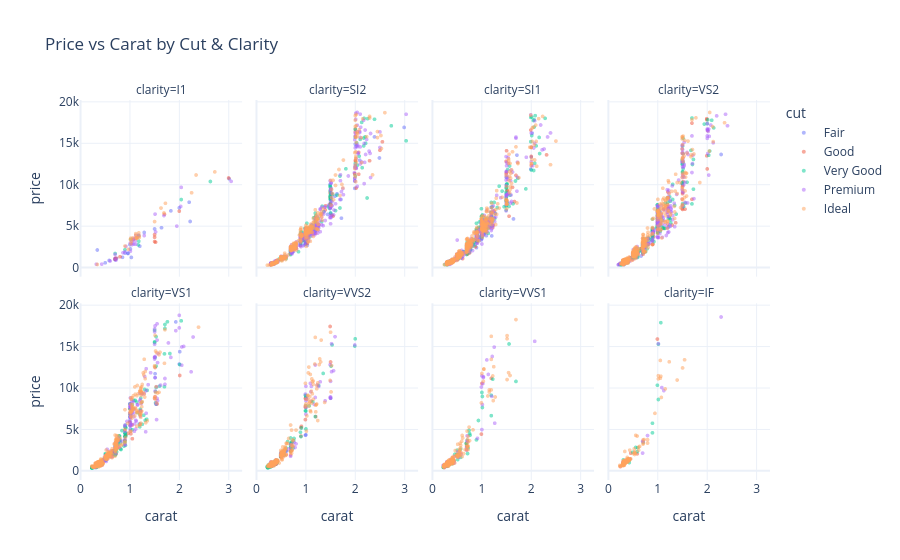

Write notebook code for a chart like this one.
### Markdown cell above
### 7.7 Facet Grid (Small Multiples)

### Code cell
# ── Plotly Facet Scatter ──────────────────────────────────────────────────
fig = px.scatter(
    px_df,
    x='carat', y='price',
    color='cut',
    facet_col='clarity',       # one panel per clarity grade
    facet_col_wrap=4,          # wrap after 4 panels
    title='Price vs Carat by Cut & Clarity',
    opacity=0.5,
    template='plotly_white',
    category_orders={'cut': cut_order,
                     'clarity': clarity_order}
)
fig.update_traces(marker_size=4)
fig.show()

### Figure 1 — Plotly figure (JSON) as saved in the notebook; plotly's stock layout.template omitted (floating-point values rounded to 4 significant figures; data arrays with more than 128 entries replaced by an {"elided": "..."} marker saying what was removed)
{"data": [{"hovertemplate": "cut=Fair<br>clarity=I1<br>carat=%{x}<br>price=%{y}<extra></extra>", "legendgroup": "Fair", "marker": {"color": "#636efa", "opacity": 0.5, "size": 4, "symbol": "circle"}, "mode": "markers", "name": "Fair", "showlegend": true, "type": "scattergl", "x": [0.34, 0.58, 0.9, 0.7, 0.73, 1.03, 1.29, 0.7, 1.01, 0.5, 2.0, 2.22, 0.96, 0.85, 0.7, 2.2, 1.64, 0.96, 1.83, 0.7, 1.5, 3.01, 0.7, 1.2, 1.0, 0.7], "xaxis": "x5", "y": [2160, 893, 1786, 1066, 1158, 1262, 4277, 1087, 2287, 613, 7258, 5607, 1739, 1274, 992, 7934, 4849, 1773, 6887, 1001, 4704, 10761, 1115, 2622, 2808, 1069], "yaxis": "y5"}, {"hovertemplate": "cut=Fair<br>clarity=SI2<br>carat=%{x}<br>price=%{y}<extra></extra>", "legendgroup": "Fair", "marker": {"color": "#636efa", "opacity": 0.5, "size": 4, "symbol": "circle"}, "mode": "markers", "name": "Fair", "showlegend": false, "type": "scattergl", "x": [1.26, 0.7, 0.9, 1.0, 1.2, 1.21, 1.0, 1.54, 2.0, 1.51, 2.1, 0.98, 0.73, 1.64, 1.0, 1.01, 1.6, 1.0, 1.05, 1.04, 1.01, 1.45, 0.72, 0.5, 1.72, 0.9, 1.73, 1.0, 2.01, 0.56, 0.7, 1.06, 0.9, 1.0, 1.01, 2.5, 2.4, 2.03, 0.62, 1.0, 1.01, 0.7, 0.71, 2.0, 0.71, 0.92, 2.0, 2.0, 0.9, 0.73, 1.5, 0.69, 3.0, 0.92, 1.51], "xaxis": "x6", "y": [4966, 2075, 3062, 4036, 4916, 5028, 4032, 6375, 11355, 6596, 13007, 2777, 1892, 8954, 3443, 3816, 8666, 2875, 3816, 2745, 4538, 6455, 2203, 1141, 8264, 3205, 6007, 3164, 14948, 1389, 1990, 3633, 3104, 3763, 2862, 13278, 15824, 14687, 1410, 3142, 4118, 2394, 2198, 10833, 2002, 3282, 10483, 9610, 2964, 2164, 10080, 1691, 16970, 3282, 8287], "yaxis": "y6"}, {"hovertemplate": "cut=Fair<br>clarity=SI1<br>carat=%{x}<br>price=%{y}<extra></extra>", "legendgroup": "Fair", "marker": {"color": "#636efa", "opacity": 0.5, "size": 4, "symbol": "circle"}, "mode": "markers", "name": "Fair", "showlegend": false, "type": "scattergl", "x": [1.01, 1.52, 1.01, 0.31, 1.02, 0.5, 0.9, 0.4, 1.0, 0.48, 0.75, 1.0, 1.0, 0.7, 0.46, 0.46, 1.1, 2.01, 0.71, 1.01, 1.0, 0.93, 1.21, 1.03, 1.5, 1.0, 1.72, 1.01, 0.9, 0.7, 0.9, 1.09, 0.7, 0.9, 2.03, 0.9, 1.09, 1.0, 1.65, 0.73, 1.0, 0.98, 0.96, 2.0, 0.9], "xaxis": "x7", "y": [5147, 8001, 5385, 618, 4044, 1323, 2438, 857, 4688, 994, 2376, 4704, 3830, 2176, 911, 1003, 3891, 13387, 2300, 4853, 4140, 3750, 3862, 3892, 7912, 3387, 13622, 3546, 3812, 1865, 3743, 5085, 2016, 3387, 16280, 3689, 4273, 4798, 5914, 2032, 5292, 3622, 3299, 11935, 3250], "yaxis": "y7"}, {"hovertemplate": "cut=Fair<br>clarity=VS2<br>carat=%{x}<br>price=%{y}<extra></extra>", "legendgroup": "Fair", "marker": {"color": "#636efa", "opacity": 0.5, "size": 4, "symbol": "circle"}, "mode": "markers", "name": "Fair", "showlegend": false, "type": "scattergl", "x": [1.0, 0.78, 1.01, 0.51, 1.5, 1.01, 0.7, 0.3, 1.01, 0.7, 0.5, 2.29, 1.0, 0.3, 0.5, 0.67, 1.5], "xaxis": "x8", "y": [5484, 2691, 5797, 1602, 12787, 5784, 2762, 776, 5294, 1814, 1323, 13701, 4838, 729, 1122, 1436, 10206], "yaxis": "y8"}, {"hovertemplate": "cut=Fair<br>clarity=VS1<br>carat=%{x}<br>price=%{y}<extra></extra>", "legendgroup": "Fair", "marker": {"color": "#636efa", "opacity": 0.5, "size": 4, "symbol": "circle"}, "mode": "markers", "name": "Fair", "showlegend": false, "type": "scattergl", "x": [0.5, 1.0, 0.3, 1.0, 1.01, 2.0, 0.58, 0.5, 0.9, 1.93, 1.51, 1.51, 0.41, 1.0, 1.01, 2.01, 0.7], "xaxis": "x", "y": [1234, 5460, 673, 6115, 5062, 12907, 1701, 1348, 4183, 17995, 11739, 11263, 735, 5833, 4864, 14402, 2381], "yaxis": "y"}, {"hovertemplate": "cut=Fair<br>clarity=VVS2<br>carat=%{x}<br>price=%{y}<extra></extra>", "legendgroup": "Fair", "marker": {"color": "#636efa", "opacity": 0.5, "size": 4, "symbol": "circle"}, "mode": "markers", "name": "Fair", "showlegend": false, "type": "scattergl", "x": [0.35, 0.74, 1.01, 0.41, 1.0, 0.4, 0.33], "xaxis": "x2", "y": [738, 2959, 4355, 833, 4312, 1069, 922], "yaxis": "y2"}, {"hovertemplate": "cut=Fair<br>clarity=VVS1<br>carat=%{x}<br>price=%{y}<extra></extra>", "legendgroup": "Fair", "marker": {"color": "#636efa", "opacity": 0.5, "size": 4, "symbol": "circle"}, "mode": "markers", "name": "Fair", "showlegend": false, "type": "scattergl", "x": [0.5], "xaxis": "x3", "y": [1792], "yaxis": "y3"}, {"hovertemplate": "cut=Good<br>clarity=I1<br>carat=%{x}<br>price=%{y}<extra></extra>", "legendgroup": "Good", "marker": {"color": "#EF553B", "opacity": 0.5, "size": 4, "symbol": "circle"}, "mode": "markers", "name": "Good", "showlegend": true, "type": "scattergl", "x": [0.7, 1.5, 1.07, 3.0, 1.5, 1.7, 0.72, 0.8, 1.52, 0.7, 1.5, 2.0], "xaxis": "x5", "y": [1040, 3179, 3415, 10863, 3696, 6474, 1166, 1350, 3105, 1134, 4022, 6854], "yaxis": "y5"}, {"hovertemplate": "cut=Good<br>clarity=SI2<br>carat=%{x}<br>price=%{y}<extra></extra>", "legendgroup": "Good", "marker": {"color": "#EF553B", "opacity": 0.5, "size": 4, "symbol": "circle"}, "mode": "markers", "name": "Good", "showlegend": false, "type": "scattergl", "x": [1.0, 1.01, 0.96, 2.08, 0.41, 1.01, 1.02, 0.92, 0.57, 1.01, 0.3, 0.41, 1.0, 1.56, 1.4, 0.71, 1.21, 0.31, 0.34, 1.01, 0.9, 1.01, 2.56, 2.08, 2.03, 1.5, 0.7, 0.9, 1.04, 0.7, 0.43, 1.05, 0.8, 1.01, 2.51, 2.3, 1.22, 1.0, 0.96, 1.02, 0.34, 0.9, 1.5, 0.56, 1.41, 2.02, 0.9, 1.51, 2.0, 2.01, 0.78, 2.01, 0.7, 0.71, 1.02, 1.01, 1.0, 0.7, 1.01, 0.59, 1.52, 1.33, 1.0, 1.02, 1.03, 0.92, 1.5, 1.01, 0.51, 0.9, 1.0, 0.9, 1.01, 1.03, 0.4, 1.02, 1.51, 0.5, 0.5, 1.5, 1.53, 1.0, 0.38, 1.01, 0.3, 1.51, 1.0, 0.71, 1.0, 0.95, 0.7, 2.01, 2.01], "xaxis": "x6", "y": [3850, 4072, 3419, 11313, 611, 4413, 3427, 3335, 1214, 4197, 394, 638, 3889, 6246, 6996, 2072, 4192, 462, 447, 3886, 2693, 4805, 15231, 13956, 9651, 7714, 1935, 3595, 2970, 2192, 669, 3898, 2363, 3932, 14209, 12944, 4782, 4081, 3548, 3773, 477, 3116, 7722, 1258, 7501, 12927, 3267, 7695, 11400, 12964, 2379, 16410, 2109, 2015, 3633, 3852, 3265, 2062, 4211, 1327, 8868, 6152, 3528, 4238, 3607, 3936, 9072, 4234, 1060, 3139, 4312, 3534, 4242, 3743, 720, 4633, 7314, 1077, 1101, 8518, 6368, 4386, 547, 3959, 351, 9343, 3874, 1960, 3941, 3750, 2229, 16776, 15888], "yaxis": "y6"}, {"hovertemplate": "cut=Good<br>clarity=SI1<br>carat=%{x}<br>price=%{y}<extra></extra>", "legendgroup": "Good", "marker": {"color": "#EF553B", "opacity": 0.5, "size": 4, "symbol": "circle"}, "mode": "markers", "name": "Good", "showlegend": false, "type": "scattergl", "x": {"elided": "138 float values"}, "xaxis": "x7", "y": {"elided": "138 int values"}, "yaxis": "y7"}, {"hovertemplate": "cut=Good<br>clarity=VS2<br>carat=%{x}<br>price=%{y}<extra></extra>", "legendgroup": "Good", "marker": {"color": "#EF553B", "opacity": 0.5, "size": 4, "symbol": "circle"}, "mode": "markers", "name": "Good", "showlegend": false, "type": "scattergl", "x": [0.31, 0.53, 1.21, 0.4, 0.9, 0.71, 2.01, 1.2, 1.52, 1.12, 1.0, 0.5, 1.12, 0.41, 2.0, 1.37, 0.31, 0.7, 0.5, 1.3, 1.51, 0.5, 1.51, 0.52, 0.71, 1.01, 1.5, 0.91, 0.31, 0.52, 1.56, 0.4, 0.61, 1.2, 0.7, 2.02, 0.3, 1.5, 0.7, 1.01, 1.51, 0.91, 1.0, 1.01, 0.71, 1.01, 1.2, 2.0, 0.31, 0.9, 0.5, 0.76, 0.92, 1.21, 0.9, 1.7, 0.91, 1.0, 0.51, 0.51, 0.67, 1.01, 1.01, 1.0, 0.71, 1.22, 1.51, 0.7, 0.82, 0.41, 0.67, 1.01, 1.51, 1.5, 0.38, 0.23, 2.0, 0.74, 0.44, 0.71, 1.07, 0.72, 1.01, 1.0, 1.7, 0.5, 1.01, 0.9, 1.51, 0.5, 0.5], "xaxis": "x8", "y": [489, 1395, 9176, 891, 4466, 1644, 11954, 7380, 10428, 4766, 6279, 1436, 7051, 910, 18023, 5449, 544, 3033, 1339, 5175, 10000, 963, 7577, 1576, 2772, 6221, 7177, 4125, 489, 1605, 7094, 827, 1821, 6720, 2330, 16593, 616, 13853, 2591, 5599, 7062, 2863, 5500, 6999, 2788, 6221, 7666, 13542, 489, 2822, 1415, 3249, 3785, 5290, 3801, 8282, 4309, 5174, 1831, 1781, 2309, 4239, 6288, 6841, 2029, 7201, 8951, 3561, 2805, 729, 2309, 4489, 9821, 8316, 809, 447, 17898, 1912, 1238, 2836, 4602, 2068, 5817, 6050, 17485, 1348, 4959, 4309, 9116, 1410, 1316], "yaxis": "y8"}, {"hovertemplate": "cut=Good<br>clarity=VS1<br>carat=%{x}<br>price=%{y}<extra></extra>", "legendgroup": "Good", "marker": {"color": "#EF553B", "opacity": 0.5, "size": 4, "symbol": "circle"}, "mode": "markers", "name": "Good", "showlegend": false, "type": "scattergl", "x": [0.61, 0.67, 0.9, 0.96, 1.01, 0.3, 1.24, 0.45, 0.41, 0.56, 1.05, 0.9, 0.23, 0.91, 0.44, 0.66, 1.0, 0.7, 0.4, 0.31, 0.65, 0.73, 0.43, 0.65, 1.02, 0.37, 0.3, 2.01, 0.91, 1.0, 0.32, 0.45, 0.3, 0.3, 0.7, 0.74, 0.23, 0.24, 0.53, 0.46, 0.31, 0.9, 0.52, 0.31, 1.0, 1.51, 0.32, 0.39, 0.72, 0.34, 1.51, 0.28, 0.45, 0.32, 1.05, 0.49, 1.55, 0.67, 1.01, 1.5], "xaxis": "x", "y": [1785, 2479, 3669, 4535, 5515, 568, 9405, 1012, 954, 1712, 5555, 4898, 373, 4298, 694, 2055, 6822, 2782, 945, 457, 1744, 3471, 931, 2406, 4478, 818, 473, 11526, 4284, 7500, 548, 1262, 526, 605, 2367, 2824, 376, 383, 1591, 1228, 476, 3666, 1594, 544, 5906, 12489, 645, 616, 2048, 689, 8975, 470, 1154, 628, 3881, 1430, 8076, 2293, 7955, 8736], "yaxis": "y"}, {"hovertemplate": "cut=Good<br>clarity=VVS2<br>carat=%{x}<br>price=%{y}<extra></extra>", "legendgroup": "Good", "marker": {"color": "#EF553B", "opacity": 0.5, "size": 4, "symbol": "circle"}, "mode": "markers", "name": "Good", "showlegend": false, "type": "scattergl", "x": [1.01, 1.5, 0.33, 0.5, 0.23, 0.25, 0.5, 1.21, 0.7, 0.41, 0.31, 1.12, 0.7, 0.91, 0.4, 0.5, 0.5, 0.39, 0.41, 0.51, 0.91, 0.31, 0.92, 0.3, 0.51, 0.29, 1.0, 0.41, 1.0, 0.3, 0.31, 1.0, 0.3, 0.7, 1.51, 0.71, 0.6, 0.61], "xaxis": "x2", "y": [8752, 17449, 579, 1715, 452, 462, 1858, 6559, 2394, 1064, 907, 8430, 2767, 4205, 823, 1991, 1715, 1058, 827, 1800, 5225, 802, 5390, 684, 1942, 617, 7692, 1060, 6194, 684, 802, 8750, 605, 1922, 13155, 2428, 2511, 1976], "yaxis": "y2"}, {"hovertemplate": "cut=Good<br>clarity=VVS1<br>carat=%{x}<br>price=%{y}<extra></extra>", "legendgroup": "Good", "marker": {"color": "#EF553B", "opacity": 0.5, "size": 4, "symbol": "circle"}, "mode": "markers", "name": "Good", "showlegend": false, "type": "scattergl", "x": [0.45, 0.7, 0.31, 0.3, 0.7, 0.36, 0.31, 0.26, 0.23, 1.2, 1.0, 0.31, 0.24, 0.23, 0.25, 0.4, 0.3, 0.4, 0.3, 1.01], "xaxis": "x3", "y": [1240, 3310, 849, 684, 3018, 923, 612, 554, 458, 11182, 4445, 816, 552, 462, 401, 1088, 848, 1145, 789, 10567], "yaxis": "y3"}, {"hovertemplate": "cut=Good<br>clarity=IF<br>carat=%{x}<br>price=%{y}<extra></extra>", "legendgroup": "Good", "marker": {"color": "#EF553B", "opacity": 0.5, "size": 4, "symbol": "circle"}, "mode": "markers", "name": "Good", "showlegend": false, "type": "scattergl", "x": [0.45, 0.46, 0.59, 1.0, 0.25], "xaxis": "x4", "y": [1437, 2139, 2053, 15928, 512], "yaxis": "y4"}, {"hovertemplate": "cut=Very Good<br>clarity=I1<br>carat=%{x}<br>price=%{y}<extra></extra>", "legendgroup": "Very Good", "marker": {"color": "#00cc96", "opacity": 0.5, "size": 4, "symbol": "circle"}, "mode": "markers", "name": "Very Good", "showlegend": true, "type": "scattergl", "x": [0.7, 1.17, 2.63, 1.02, 0.9, 1.18, 1.18, 2.04], "xaxis": "x5", "y": [1736, 2774, 10437, 3455, 2199, 3894, 3219, 8257], "yaxis": "y5"}, {"hovertemplate": "cut=Very Good<br>clarity=SI2<br>carat=%{x}<br>price=%{y}<extra></extra>", "legendgroup": "Very Good", "marker": {"color": "#00cc96", "opacity": 0.5, "size": 4, "symbol": "circle"}, "mode": "markers", "name": "Very Good", "showlegend": false, "type": "scattergl", "x": {"elided": "205 float values"}, "xaxis": "x6", "y": {"elided": "205 int values"}, "yaxis": "y6"}, {"hovertemplate": "cut=Very Good<br>clarity=SI1<br>carat=%{x}<br>price=%{y}<extra></extra>", "legendgroup": "Very Good", "marker": {"color": "#00cc96", "opacity": 0.5, "size": 4, "symbol": "circle"}, "mode": "markers", "name": "Very Good", "showlegend": false, "type": "scattergl", "x": {"elided": "328 float values"}, "xaxis": "x7", "y": {"elided": "328 int values"}, "yaxis": "y7"}, {"hovertemplate": "cut=Very Good<br>clarity=VS2<br>carat=%{x}<br>price=%{y}<extra></extra>", "legendgroup": "Very Good", "marker": {"color": "#00cc96", "opacity": 0.5, "size": 4, "symbol": "circle"}, "mode": "markers", "name": "Very Good", "showlegend": false, "type": "scattergl", "x": {"elided": "258 float values"}, "xaxis": "x8", "y": {"elided": "258 int values"}, "yaxis": "y8"}, {"hovertemplate": "cut=Very Good<br>clarity=VS1<br>carat=%{x}<br>price=%{y}<extra></extra>", "legendgroup": "Very Good", "marker": {"color": "#00cc96", "opacity": 0.5, "size": 4, "symbol": "circle"}, "mode": "markers", "name": "Very Good", "showlegend": false, "type": "scattergl", "x": {"elided": "185 float values"}, "xaxis": "x", "y": {"elided": "185 int values"}, "yaxis": "y"}, {"hovertemplate": "cut=Very Good<br>clarity=VVS2<br>carat=%{x}<br>price=%{y}<extra></extra>", "legendgroup": "Very Good", "marker": {"color": "#00cc96", "opacity": 0.5, "size": 4, "symbol": "circle"}, "mode": "markers", "name": "Very Good", "showlegend": false, "type": "scattergl", "x": [0.23, 0.75, 0.3, 0.24, 0.5, 0.51, 0.41, 0.32, 0.5, 0.38, 1.51, 0.27, 0.3, 0.3, 0.26, 0.55, 0.5, 0.35, 0.24, 0.91, 0.4, 0.7, 0.29, 0.92, 0.77, 0.7, 1.01, 0.23, 0.61, 0.57, 0.33, 2.01, 0.3, 0.31, 1.01, 0.41, 0.23, 1.0, 0.7, 0.31, 0.71, 1.01, 0.27, 0.39, 0.26, 0.29, 1.36, 0.51, 0.3, 0.57, 0.71, 0.3, 0.7, 0.4, 0.25, 1.01, 0.72, 0.73, 0.34, 0.27, 0.28, 0.76, 0.24, 1.27, 1.0, 0.4, 0.26, 0.5, 0.37, 1.54, 0.7, 0.26, 0.51, 1.15, 0.24, 1.2, 0.43, 1.08, 0.35, 0.34, 0.27, 0.23, 0.32, 0.61, 0.5, 1.52, 0.28, 0.3, 0.23, 0.43, 1.01, 0.33, 0.51, 0.28, 0.27, 0.57, 0.28, 1.01, 0.3, 2.0, 0.3, 0.32, 0.64, 0.9, 0.25, 0.25, 0.23, 0.27, 0.24, 0.54, 0.31, 0.33, 0.39, 0.31, 0.25, 0.51, 0.3, 0.43], "xaxis": "x2", "y": [499, 2749, 526, 336, 2052, 1842, 1233, 645, 1838, 1200, 8789, 575, 655, 533, 486, 2312, 1715, 706, 552, 4143, 945, 2394, 600, 5183, 3917, 2848, 8922, 431, 2403, 2290, 806, 15952, 684, 721, 9089, 899, 505, 7260, 3974, 625, 3281, 5067, 620, 817, 486, 466, 11774, 1768, 598, 2469, 3354, 622, 3247, 977, 575, 7665, 3495, 3442, 713, 504, 544, 3640, 478, 10321, 9139, 1017, 769, 2105, 844, 15225, 3052, 440, 2041, 8349, 485, 6558, 976, 7862, 620, 825, 575, 505, 561, 2763, 1838, 12648, 777, 581, 530, 1056, 7234, 981, 1875, 572, 544, 1902, 707, 7885, 878, 15076, 525, 730, 3541, 4668, 500, 575, 485, 445, 449, 2115, 1009, 614, 944, 617, 548, 2211, 743, 1291], "yaxis": "y2"}, {"hovertemplate": "cut=Very Good<br>clarity=VVS1<br>carat=%{x}<br>price=%{y}<extra></extra>", "legendgroup": "Very Good", "marker": {"color": "#00cc96", "opacity": 0.5, "size": 4, "symbol": "circle"}, "mode": "markers", "name": "Very Good", "showlegend": false, "type": "scattergl", "x": [0.32, 0.23, 0.53, 0.72, 0.7, 0.4, 0.23, 0.23, 1.01, 0.3, 0.41, 0.26, 1.2, 1.7, 0.23, 1.56, 0.51, 1.2, 0.71, 0.32, 1.02, 0.52, 0.24, 1.02, 0.69, 0.3, 0.26, 0.31, 0.75, 0.4, 0.44, 0.54, 0.51, 0.25, 0.7, 0.94, 0.23, 0.24, 0.9, 0.24, 0.41, 0.58, 0.73, 0.39, 0.25, 0.76, 0.3, 0.43, 0.26, 0.24, 0.58, 0.23, 0.24, 0.32, 0.32, 0.77, 0.34, 0.35, 0.3, 0.52, 0.3, 0.35, 0.46, 0.5, 0.3, 0.5, 0.24, 1.23, 0.71, 0.36, 0.3], "xaxis": "x3", "y": [730, 434, 1904, 2093, 3276, 1066, 485, 472, 9474, 655, 845, 532, 6672, 10808, 414, 15334, 2005, 9139, 3692, 589, 7657, 1913, 478, 8990, 3323, 552, 597, 571, 4889, 849, 1187, 1846, 2501, 575, 3270, 6088, 518, 492, 3746, 485, 1186, 1636, 2772, 912, 633, 4504, 684, 1207, 657, 521, 2636, 530, 449, 676, 672, 4304, 819, 733, 552, 1363, 684, 966, 1993, 1987, 552, 1843, 485, 11081, 2867, 821, 789], "yaxis": "y3"}, {"hovertemplate": "cut=Very Good<br>clarity=IF<br>carat=%{x}<br>price=%{y}<extra></extra>", "legendgroup": "Very Good", "marker": {"color": "#00cc96", "opacity": 0.5, "size": 4, "symbol": "circle"}, "mode": "markers", "name": "Very Good", "showlegend": false, "type": "scattergl", "x": [0.31, 0.43, 0.31, 0.71, 0.31, 0.4, 0.3, 1.02, 0.56, 0.9, 0.5, 0.43, 0.59, 1.02, 1.0, 0.4, 0.3, 0.6, 0.9, 0.3, 0.31, 1.07], "xaxis": "x4", "y": [914, 998, 944, 3444, 914, 1173, 886, 15306, 2833, 5754, 2238, 1286, 2317, 8624, 10346, 1217, 835, 2800, 4596, 831, 1331, 17909], "yaxis": "y4"}, {"hovertemplate": "cut=Premium<br>clarity=I1<br>carat=%{x}<br>price=%{y}<extra></extra>", "legendgroup": "Premium", "marker": {"color": "#ab63fa", "opacity": 0.5, "size": 4, "symbol": "circle"}, "mode": "markers", "name": "Premium", "showlegend": true, "type": "scattergl", "x": [0.86, 0.72, 1.05, 3.05, 1.29, 1.01, 0.6, 1.11, 2.03, 0.7, 1.95, 0.9, 1.16, 1.69, 2.04, 1.18, 1.04, 1.52, 1.11, 1.12, 1.12, 0.7, 0.43, 0.92, 1.08, 0.32, 1.51, 1.07, 1.01, 1.04], "xaxis": "x5", "y": [1828, 945, 2964, 10453, 3901, 2017, 835, 3589, 7421, 1621, 5045, 1939, 3711, 6320, 9727, 3965, 2801, 4345, 3263, 3942, 2854, 1138, 452, 2607, 2869, 444, 6494, 3547, 3014, 3261], "yaxis": "y5"}, {"hovertemplate": "cut=Premium<br>clarity=SI2<br>carat=%{x}<br>price=%{y}<extra></extra>", "legendgroup": "Premium", "marker": {"color": "#ab63fa", "opacity": 0.5, "size": 4, "symbol": "circle"}, "mode": "markers", "name": "Premium", "showlegend": false, "type": "scattergl", "x": {"elided": "300 float values"}, "xaxis": "x6", "y": {"elided": "300 int values"}, "yaxis": "y6"}, {"hovertemplate": "cut=Premium<br>clarity=SI1<br>carat=%{x}<br>price=%{y}<extra></extra>", "legendgroup": "Premium", "marker": {"color": "#ab63fa", "opacity": 0.5, "size": 4, "symbol": "circle"}, "mode": "markers", "name": "Premium", "showlegend": false, "type": "scattergl", "x": {"elided": "361 float values"}, "xaxis": "x7", "y": {"elided": "361 int values"}, "yaxis": "y7"}, {"hovertemplate": "cut=Premium<br>clarity=VS2<br>carat=%{x}<br>price=%{y}<extra></extra>", "legendgroup": "Premium", "marker": {"color": "#ab63fa", "opacity": 0.5, "size": 4, "symbol": "circle"}, "mode": "markers", "name": "Premium", "showlegend": false, "type": "scattergl", "x": {"elided": "341 float values"}, "xaxis": "x8", "y": {"elided": "341 int values"}, "yaxis": "y8"}, {"hovertemplate": "cut=Premium<br>clarity=VS1<br>carat=%{x}<br>price=%{y}<extra></extra>", "legendgroup": "Premium", "marker": {"color": "#ab63fa", "opacity": 0.5, "size": 4, "symbol": "circle"}, "mode": "markers", "name": "Premium", "showlegend": false, "type": "scattergl", "x": {"elided": "232 float values"}, "xaxis": "x", "y": {"elided": "232 int values"}, "yaxis": "y"}, {"hovertemplate": "cut=Premium<br>clarity=VVS2<br>carat=%{x}<br>price=%{y}<extra></extra>", "legendgroup": "Premium", "marker": {"color": "#ab63fa", "opacity": 0.5, "size": 4, "symbol": "circle"}, "mode": "markers", "name": "Premium", "showlegend": false, "type": "scattergl", "x": [0.7, 0.62, 1.3, 0.33, 1.01, 1.18, 0.32, 1.12, 0.35, 0.31, 0.33, 1.27, 0.51, 1.5, 1.51, 0.39, 0.52, 0.41, 1.5, 0.5, 0.37, 0.3, 1.51, 1.02, 1.03, 0.41, 1.01, 0.5, 0.3, 0.4, 0.51, 1.53, 0.31, 0.4, 0.36, 0.32, 1.24, 0.4, 1.53, 0.33, 0.4, 0.28, 0.5, 0.34, 0.81, 0.33, 0.5, 1.51, 0.31, 0.56, 0.67, 1.11, 0.72, 1.6, 0.54, 0.79, 0.32, 0.32, 0.3, 1.1, 1.0, 0.5, 1.2, 0.33, 2.0, 0.41, 0.3, 0.51, 0.7, 1.01, 1.0, 0.32, 0.31, 0.41, 0.3, 0.33, 1.57, 0.77, 0.4, 1.2, 0.33, 1.01, 0.28, 0.43, 1.51, 0.37, 0.41, 0.32, 0.3, 0.31, 1.4], "xaxis": "x2", "y": [1764, 2399, 10763, 965, 6843, 8025, 561, 10211, 706, 802, 743, 10203, 1974, 12821, 8770, 1129, 2012, 1295, 8870, 1909, 746, 878, 8930, 8774, 8623, 1115, 10221, 1838, 675, 1323, 2087, 11982, 707, 988, 983, 730, 10388, 877, 15365, 752, 1088, 780, 1814, 1052, 3266, 854, 2016, 10817, 698, 2290, 2658, 9548, 3105, 16215, 1786, 2827, 773, 936, 1099, 10577, 7762, 2160, 8870, 1052, 15214, 1192, 878, 2203, 3210, 7665, 9274, 936, 802, 999, 1013, 965, 12098, 3450, 1050, 12787, 741, 8470, 646, 1238, 8770, 1010, 951, 936, 878, 837, 8467], "yaxis": "y2"}, {"hovertemplate": "cut=Premium<br>clarity=VVS1<br>carat=%{x}<br>price=%{y}<extra></extra>", "legendgroup": "Premium", "marker": {"color": "#ab63fa", "opacity": 0.5, "size": 4, "symbol": "circle"}, "mode": "markers", "name": "Premium", "showlegend": false, "type": "scattergl", "x": [0.7, 0.45, 0.3, 1.0, 0.7, 1.26, 0.23, 0.3, 0.24, 0.38, 0.25, 0.52, 0.34, 0.33, 0.31, 0.37, 0.31, 0.25, 0.33, 0.45, 0.3, 1.11, 0.33, 0.3, 0.32, 0.38, 0.43, 0.72, 0.33, 0.3, 0.3, 0.26, 0.7, 0.33, 2.08, 0.39, 0.3, 0.92, 0.34, 0.23, 0.39, 0.26, 1.22, 1.03, 0.31, 1.27, 0.35, 1.01, 1.01, 0.43, 0.39, 0.26, 0.54, 0.42, 0.38, 1.14, 0.44, 1.21, 0.71, 0.59, 0.4, 0.71, 0.43, 0.57, 0.41, 1.04, 0.33, 1.02, 1.04], "xaxis": "x3", "y": [2513, 1013, 1013, 10134, 2536, 14952, 680, 1013, 668, 1400, 740, 2302, 803, 1114, 786, 874, 732, 450, 1114, 1736, 1114, 13405, 1052, 1013, 910, 1200, 1207, 3566, 868, 552, 945, 600, 2840, 984, 15654, 1300, 789, 3932, 1071, 680, 990, 769, 13824, 10546, 942, 5761, 798, 4989, 11480, 1264, 1053, 600, 1637, 1179, 1267, 11654, 926, 9003, 4234, 1982, 1017, 3604, 1207, 2172, 1356, 11382, 868, 8005, 11279], "yaxis": "y3"}, {"hovertemplate": "cut=Premium<br>clarity=IF<br>carat=%{x}<br>price=%{y}<extra></extra>", "legendgroup": "Premium", "marker": {"color": "#ab63fa", "opacity": 0.5, "size": 4, "symbol": "circle"}, "mode": "markers", "name": "Premium", "showlegend": false, "type": "scattergl", "x": [0.7, 0.31, 0.3, 0.3, 0.7, 0.71, 0.36, 0.8, 0.3, 0.3, 0.33, 0.39, 0.31, 0.31, 2.29, 0.43, 0.42, 0.33, 1.02, 1.09, 0.3, 0.33, 1.13], "xaxis": "x4", "y": [2150, 988, 956, 947, 3591, 3545, 1074, 4268, 810, 956, 1207, 1300, 977, 816, 18594, 1433, 1389, 1129, 15370, 10065, 1085, 984, 9698], "yaxis": "y4"}, {"hovertemplate": "cut=Ideal<br>clarity=I1<br>carat=%{x}<br>price=%{y}<extra></extra>", "legendgroup": "Ideal", "marker": {"color": "#FFA15A", "opacity": 0.5, "size": 4, "symbol": "circle"}, "mode": "markers", "name": "Ideal", "showlegend": true, "type": "scattergl", "x": [0.97, 2.72, 0.9, 1.13, 1.03, 1.02, 1.5, 1.12, 2.25, 1.69, 0.34, 1.01, 1.02, 1.12, 1.18, 1.06, 1.63, 2.34, 1.19, 1.19, 1.15, 1.72, 1.13, 1.13], "xaxis": "x5", "y": [2239, 11594, 2634, 3678, 3230, 2925, 5593, 4139, 9072, 6636, 413, 3439, 3599, 3945, 4229, 3609, 7229, 11221, 3665, 3864, 3606, 7802, 3542, 3607], "yaxis": "y5"}, {"hovertemplate": "cut=Ideal<br>clarity=SI2<br>carat=%{x}<br>price=%{y}<extra></extra>", "legendgroup": "Ideal", "marker": {"color": "#FFA15A", "opacity": 0.5, "size": 4, "symbol": "circle"}, "mode": "markers", "name": "Ideal", "showlegend": false, "type": "scattergl", "x": {"elided": "273 float values"}, "xaxis": "x6", "y": {"elided": "273 int values"}, "yaxis": "y6"}, {"hovertemplate": "cut=Ideal<br>clarity=SI1<br>carat=%{x}<br>price=%{y}<extra></extra>", "legendgroup": "Ideal", "marker": {"color": "#FFA15A", "opacity": 0.5, "size": 4, "symbol": "circle"}, "mode": "markers", "name": "Ideal", "showlegend": false, "type": "scattergl", "x": {"elided": "405 float values"}, "xaxis": "x7", "y": {"elided": "405 int values"}, "yaxis": "y7"}, {"hovertemplate": "cut=Ideal<br>clarity=VS2<br>carat=%{x}<br>price=%{y}<extra></extra>", "legendgroup": "Ideal", "marker": {"color": "#FFA15A", "opacity": 0.5, "size": 4, "symbol": "circle"}, "mode": "markers", "name": "Ideal", "showlegend": false, "type": "scattergl", "x": {"elided": "485 float values"}, "xaxis": "x8", "y": {"elided": "485 int values"}, "yaxis": "y8"}, {"hovertemplate": "cut=Ideal<br>clarity=VS1<br>carat=%{x}<br>price=%{y}<extra></extra>", "legendgroup": "Ideal", "marker": {"color": "#FFA15A", "opacity": 0.5, "size": 4, "symbol": "circle"}, "mode": "markers", "name": "Ideal", "showlegend": false, "type": "scattergl", "x": {"elided": "375 float values"}, "xaxis": "x", "y": {"elided": "375 int values"}, "yaxis": "y"}, {"hovertemplate": "cut=Ideal<br>clarity=VVS2<br>carat=%{x}<br>price=%{y}<extra></extra>", "legendgroup": "Ideal", "marker": {"color": "#FFA15A", "opacity": 0.5, "size": 4, "symbol": "circle"}, "mode": "markers", "name": "Ideal", "showlegend": false, "type": "scattergl", "x": {"elided": "239 float values"}, "xaxis": "x2", "y": {"elided": "239 int values"}, "yaxis": "y2"}, {"hovertemplate": "cut=Ideal<br>clarity=VVS1<br>carat=%{x}<br>price=%{y}<extra></extra>", "legendgroup": "Ideal", "marker": {"color": "#FFA15A", "opacity": 0.5, "size": 4, "symbol": "circle"}, "mode": "markers", "name": "Ideal", "showlegend": false, "type": "scattergl", "x": {"elided": "192 float values"}, "xaxis": "x3", "y": {"elided": "192 int values"}, "yaxis": "y3"}, {"hovertemplate": "cut=Ideal<br>clarity=IF<br>carat=%{x}<br>price=%{y}<extra></extra>", "legendgroup": "Ideal", "marker": {"color": "#FFA15A", "opacity": 0.5, "size": 4, "symbol": "circle"}, "mode": "markers", "name": "Ideal", "showlegend": false, "type": "scattergl", "x": {"elided": "134 float values"}, "xaxis": "x4", "y": {"elided": "134 int values"}, "yaxis": "y4"}], "layout": {"annotations": [{"font": {}, "showarrow": false, "text": "clarity=VS1", "x": 0.1175, "xanchor": "center", "xref": "paper", "y": 0.465, "yanchor": "bottom", "yref": "paper"}, {"font": {}, "showarrow": false, "text": "clarity=VVS2", "x": 0.3725, "xanchor": "center", "xref": "paper", "y": 0.465, "yanchor": "bottom", "yref": "paper"}, {"font": {}, "showarrow": false, "text": "clarity=VVS1", "x": 0.6275, "xanchor": "center", "xref": "paper", "y": 0.465, "yanchor": "bottom", "yref": "paper"}, {"font": {}, "showarrow": false, "text": "clarity=IF", "x": 0.8825, "xanchor": "center", "xref": "paper", "y": 0.465, "yanchor": "bottom", "yref": "paper"}, {"font": {}, "showarrow": false, "text": "clarity=I1", "x": 0.1175, "xanchor": "center", "xref": "paper", "y": 1.0, "yanchor": "bottom", "yref": "paper"}, {"font": {}, "showarrow": false, "text": "clarity=SI2", "x": 0.3725, "xanchor": "center", "xref": "paper", "y": 1.0, "yanchor": "bottom", "yref": "paper"}, {"font": {}, "showarrow": false, "text": "clarity=SI1", "x": 0.6275, "xanchor": "center", "xref": "paper", "y": 1.0, "yanchor": "bottom", "yref": "paper"}, {"font": {}, "showarrow": false, "text": "clarity=VS2", "x": 0.8825, "xanchor": "center", "xref": "paper", "y": 1.0, "yanchor": "bottom", "yref": "paper"}], "legend": {"title": {"text": "cut"}, "tracegroupgap": 0}, "title": {"text": "Price vs Carat by Cut & Clarity"}, "xaxis": {"anchor": "y", "domain": [0, 0.235], "title": {"text": "carat"}}, "xaxis2": {"anchor": "y2", "domain": [0.255, 0.49], "matches": "x", "title": {"text": "carat"}}, "xaxis3": {"anchor": "y3", "domain": [0.51, 0.745], "matches": "x", "title": {"text": "carat"}}, "xaxis4": {"anchor": "y4", "domain": [0.765, 1.0], "matches": "x", "title": {"text": "carat"}}, "xaxis5": {"anchor": "y5", "domain": [0, 0.235], "matches": "x", "showticklabels": false}, "xaxis6": {"anchor": "y6", "domain": [0.255, 0.49], "matches": "x", "showticklabels": false}, "xaxis7": {"anchor": "y7", "domain": [0.51, 0.745], "matches": "x", "showticklabels": false}, "xaxis8": {"anchor": "y8", "domain": [0.765, 1.0], "matches": "x", "showticklabels": false}, "yaxis": {"anchor": "x", "domain": [0, 0.465], "title": {"text": "price"}}, "yaxis2": {"anchor": "x2", "domain": [0, 0.465], "matches": "y", "showticklabels": false}, "yaxis3": {"anchor": "x3", "domain": [0, 0.465], "matches": "y", "showticklabels": false}, "yaxis4": {"anchor": "x4", "domain": [0, 0.465], "matches": "y", "showticklabels": false}, "yaxis5": {"anchor": "x5", "domain": [0.535, 1.0], "matches": "y", "title": {"text": "price"}}, "yaxis6": {"anchor": "x6", "domain": [0.535, 1.0], "matches": "y", "showticklabels": false}, "yaxis7": {"anchor": "x7", "domain": [0.535, 1.0], "matches": "y", "showticklabels": false}, "yaxis8": {"anchor": "x8", "domain": [0.535, 1.0], "matches": "y", "showticklabels": false}}}
